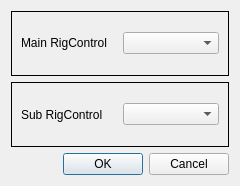
<?xml version="1.0" encoding="UTF-8"?>
<ui version="4.0">
 <class>RSConfigure</class>
 <widget class="QDialog" name="RSConfigure">
  <property name="geometry">
   <rect>
    <x>0</x>
    <y>0</y>
    <width>240</width>
    <height>186</height>
   </rect>
  </property>
  <property name="windowTitle">
   <string>Configure Rig Sync</string>
  </property>
  <layout class="QVBoxLayout" name="verticalLayout_2">
   <item>
    <widget class="QFrame" name="">
     <property name="frameShape">
      <enum>QFrame::Box</enum>
     </property>
     <layout class="QVBoxLayout" name="verticalLayout">
      <item>
       <layout class="QHBoxLayout" name="horizontalLayout_4">
        <item>
         <widget class="QLabel" name="label_2">
          <property name="text">
           <string>Main RigControl</string>
          </property>
         </widget>
        </item>
        <item>
         <widget class="QComboBox" name="mainControl"/>
        </item>
       </layout>
      </item>
     </layout>
    </widget>
   </item>
   <item>
    <widget class="QFrame" name="">
     <property name="frameShape">
      <enum>QFrame::Box</enum>
     </property>
     <layout class="QHBoxLayout" name="horizontalLayout_2">
      <item>
       <widget class="QLabel" name="label">
        <property name="text">
         <string>Sub RigControl</string>
        </property>
       </widget>
      </item>
      <item>
       <widget class="QComboBox" name="subControl"/>
      </item>
     </layout>
    </widget>
   </item>
   <item>
    <layout class="QHBoxLayout" name="horizontalLayout">
     <item>
      <spacer name="horizontalSpacer">
       <property name="orientation">
        <enum>Qt::Horizontal</enum>
       </property>
       <property name="sizeHint" stdset="0">
        <size>
         <width>40</width>
         <height>20</height>
        </size>
       </property>
      </spacer>
     </item>
     <item>
      <widget class="QPushButton" name="OKButton">
       <property name="text">
        <string>OK</string>
       </property>
      </widget>
     </item>
     <item>
      <widget class="QPushButton" name="canceButton">
       <property name="text">
        <string>Cancel</string>
       </property>
      </widget>
     </item>
    </layout>
   </item>
  </layout>
 </widget>
 <resources/>
 <connections/>
</ui>
